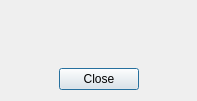
<?xml version="1.0" encoding="UTF-8"?>
<ui version="4.0">
 <class>AboutDialog</class>
 <widget class="QDialog" name="AboutDialog">
  <property name="windowModality">
   <enum>Qt::ApplicationModal</enum>
  </property>
  <property name="geometry">
   <rect>
    <x>0</x>
    <y>0</y>
    <width>197</width>
    <height>101</height>
   </rect>
  </property>
  <property name="sizePolicy">
   <sizepolicy hsizetype="Fixed" vsizetype="Fixed">
    <horstretch>0</horstretch>
    <verstretch>0</verstretch>
   </sizepolicy>
  </property>
  <property name="windowTitle">
   <string>About</string>
  </property>
  <property name="modal">
   <bool>true</bool>
  </property>
  <layout class="QVBoxLayout" name="verticalLayout">
   <item>
    <layout class="QHBoxLayout" name="textLayout">
     <item>
      <widget class="QLabel" name="about_icon">
       <property name="sizePolicy">
        <sizepolicy hsizetype="Fixed" vsizetype="Preferred">
         <horstretch>0</horstretch>
         <verstretch>0</verstretch>
        </sizepolicy>
       </property>
       <property name="pixmap">
        <pixmap resource="../data/qcomicbook.qrc">:/icons/qcomicbook.png</pixmap>
       </property>
       <property name="alignment">
        <set>Qt::AlignHCenter|Qt::AlignTop</set>
       </property>
       <property name="margin">
        <number>5</number>
       </property>
      </widget>
     </item>
     <item>
      <widget class="QLabel" name="about_text">
       <property name="text">
        <string/>
       </property>
       <property name="textFormat">
        <enum>Qt::RichText</enum>
       </property>
       <property name="alignment">
        <set>Qt::AlignHCenter|Qt::AlignTop</set>
       </property>
       <property name="margin">
        <number>5</number>
       </property>
       <property name="openExternalLinks">
        <bool>true</bool>
       </property>
      </widget>
     </item>
    </layout>
   </item>
   <item>
    <widget class="QLabel" name="about_logo">
     <property name="accessibleName">
      <string notr="true"/>
     </property>
     <property name="text">
      <string notr="true"/>
     </property>
     <property name="alignment">
      <set>Qt::AlignCenter</set>
     </property>
    </widget>
   </item>
   <item>
    <layout class="QHBoxLayout" name="horizontalLayout">
     <item>
      <spacer name="horizontalSpacer">
       <property name="orientation">
        <enum>Qt::Horizontal</enum>
       </property>
       <property name="sizeHint" stdset="0">
        <size>
         <width>40</width>
         <height>20</height>
        </size>
       </property>
      </spacer>
     </item>
     <item>
      <widget class="QPushButton" name="bclose">
       <property name="sizePolicy">
        <sizepolicy hsizetype="Maximum" vsizetype="Fixed">
         <horstretch>0</horstretch>
         <verstretch>0</verstretch>
        </sizepolicy>
       </property>
       <property name="text">
        <string>Close</string>
       </property>
       <property name="default">
        <bool>true</bool>
       </property>
      </widget>
     </item>
     <item>
      <spacer name="horizontalSpacer_2">
       <property name="orientation">
        <enum>Qt::Horizontal</enum>
       </property>
       <property name="sizeHint" stdset="0">
        <size>
         <width>40</width>
         <height>20</height>
        </size>
       </property>
      </spacer>
     </item>
    </layout>
   </item>
  </layout>
 </widget>
 <resources/>
 <connections/>
</ui>
